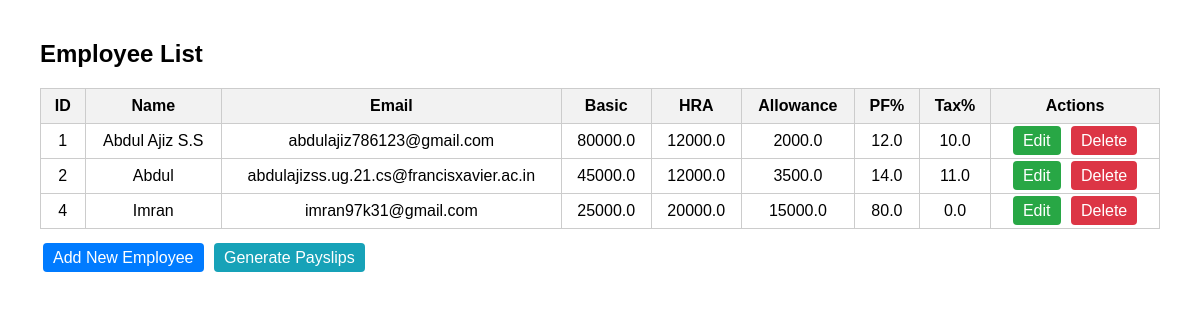
The page /employees on the database its author committed.
### tables this page shows
CREATE TABLE employees (
            id INTEGER PRIMARY KEY AUTOINCREMENT,
            name TEXT NOT NULL,
            email TEXT NOT NULL,
            basic REAL,
            hra REAL,
            allowance REAL,
            pf REAL,
            tax REAL
        );

### app.py (the view)
@app.route("/employees")
def list_employees():
    conn = sqlite3.connect(DB_PATH)
    df = pd.read_sql_query("SELECT * FROM employees", conn)
    conn.close()
    return render_template("list.html", employees=df.to_dict(orient="records"))

### templates/list.html (shortened to what this page needs)
<!DOCTYPE html>
<html>
<head>
</head>
<body>
    <h2>Employee List</h2>
    <table>
        <tr>
            <th>ID</th><th>Name</th><th>Email</th><th>Basic</th><th>HRA</th><th>Allowance</th><th>PF%</th><th>Tax%</th><th>Actions</th>
        </tr>
        {% for emp in employees %}
        <tr>
            <td>{{ emp.id }}</td>
            <td>{{ emp.name }}</td>
            <td>{{ emp.email }}</td>
            <td>{{ emp.basic }}</td>
            <td>{{ emp.hra }}</td>
            <td>{{ emp.allowance }}</td>
            <td>{{ emp['pf'] }}</td>
            <td>{{ emp['tax'] }}</td>
            <td>
                <a class="button edit" href="/edit/{{ emp.id }}">Edit</a>
                <a class="button delete" href="/delete/{{ emp.id }}" onclick="return confirm('Are you sure?')">Delete</a>
            </td>
        </tr>
        {% endfor %}
    </table>
    <a href="/add" class="button">Add New Employee</a>
    <a href="/generate" class="button" style="background: #17a2b8;">Generate Payslips</a>
</body>
</html>

### templates/list.html (style rules this page uses)
body { font-family: Arial, sans-serif; margin: 40px; }
table { border-collapse: collapse; width: 100%; margin-bottom: 20px; }
th, td { padding: 8px 12px; border: 1px solid #ccc; text-align: center; }
th { background-color: #f2f2f2; }
a.button { padding: 6px 10px; background: #007bff; color: white; text-decoration: none; border-radius: 4px; margin: 0 3px; }
a.button.edit { background: #28a745; }
a.button.delete { background: #dc3545; }

### rows shown on the page
employees: id "1", name "Abdul Ajiz S.S", email "abdulajiz786123@gmail.com", basic "80000.0", hra "12000.0", allowance "2000.0", pf "12.0", tax "10.0"
employees: id "2", name "Abdul", email "abdulajizss.ug.21.cs@francisxavier.ac.in", basic "45000.0", hra "12000.0", allowance "3500.0", pf "14.0", tax "11.0"
employees: id "4", name "Imran", email "imran97k31@gmail.com", basic "25000.0", hra "20000.0", allowance "15000.0", pf "80.0", tax "0.0"
